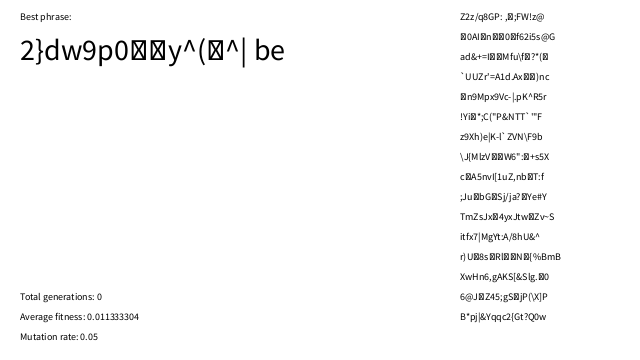
Frame 1 (no input)
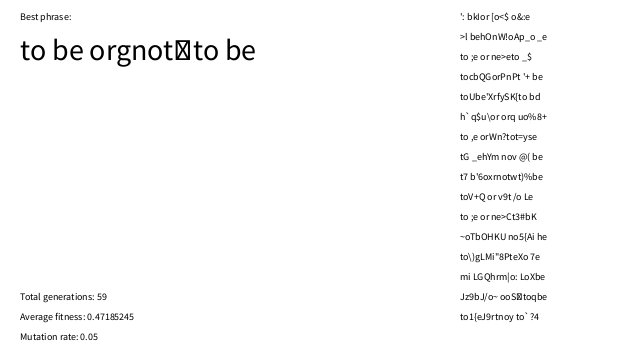
Frame 60 (the mouse pressed at the canvas centre just before this capture)
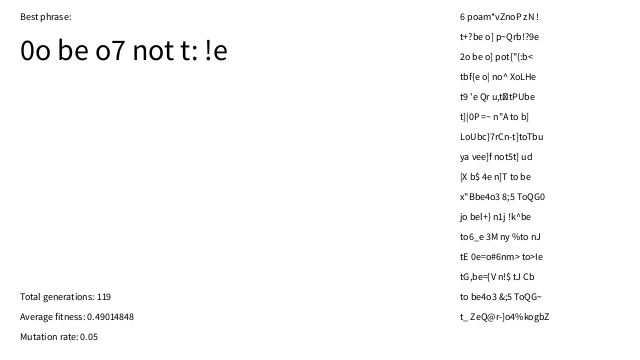
Frame 120 (the mouse held since frame 60 and released just before this capture)

The Processing sketch that drew these frames (run headless with seeded random() and noise(); from frame 60 on, the mouse is pressed at the canvas centre):

// Processing sketch: SimpleGeneticAlgorithm
// ── SimpleGeneticAlgorithm.pde
class DNA {
  float fitness;
  char[] genes;

  void fitness(String target) {
    int score = 0;
    for (int i = 0; i <genes.length; i++) {
      if (genes[i] == target.charAt(i))
        score++;
    }
    fitness = float(score)/target.length();
  }

  DNA(int length) {
    genes = new char[length];
    for (int i = 0; i <genes.length; i++ ) {
      genes[i] = (char)random(23, 128);
    }
  }

  DNA crossover(DNA partner) {
    DNA child = new DNA(genes.length);

    int midpoint = int(random(genes.length));
    for (int i =0; i<genes.length; i++) {
      if (i > midpoint) child.genes[i] = genes[i];
      else child.genes[i] = partner.genes[i];
    }

    return child;
  }

  void mutate(float mutationRate) {
    for (int i  =0; i <genes.length; i++) {
      if (random(1) < mutationRate) {
        genes[i] = (char) random(32, 128);
      }
    }
  }
}

class Population {
  DNA[] population;
  int generation_count = 0;
  float mutation_rate;
  String target;

  DNA best;
  float average_fitness;

  Population(int population_size, float mutation_rate, String target) {
    population = new DNA[population_size];
    this.mutation_rate = mutation_rate;
    this.target = target;

    float fitness = 0;
    float best_seen = 0;
    for (int i = 0; i <population.length; i++) {
      population[i] = new DNA(target.length()); 
      population[i].fitness(target);
      fitness += population[i].fitness;
      if (population[i].fitness > best_seen) {
        best_seen = population[i].fitness;
        best = population[i];
      }
    }
    average_fitness = fitness / population_size;
  }


  void generate() {
    if((new String(best.genes)).equals(target)) return;
    generation_count++;
    float fitness = 0;
    float best_seen = 0;
    for (int i = 0; i <population.length; i++) {
      population[i].fitness(target);
      fitness += population[i].fitness;
      if (population[i].fitness > best_seen) {
        best_seen = population[i].fitness;
        best = population[i];
      }
    }
    average_fitness = fitness / population.length;
    
   ArrayList<DNA> mating_pool = new ArrayList<DNA>();
   
   for(int i = 0; i <population.length; i++) {
     float n = population[i].fitness * 100;
     
     for(int j = 0; j < n; j++) {
       mating_pool.add(population[i]);
     }
   }
   
   for(int i = 0; i <population.length; i++) {
    int a = int(random(mating_pool.size())); 
     int b = int(random(mating_pool.size()));
     
     DNA parentA = mating_pool.get(a);
     DNA parentB = mating_pool.get(b);
     DNA child = parentA.crossover(parentB);
     child.mutate(mutation_rate);
     population[i] = child;
   }
  }
}

Population population;

void setup() {
  size(640, 360);
  population = new Population(1500, 0.05, "to be or not to be");
}

void draw() {
  background(255);

  fill(0);
  textSize(10);

  text("Best phrase:",20,20);
  
  textSize(30);
  
  text(new String(population.best.genes), 20, 60);
  
  textSize(10);

  for(int i = 0; i < (height - 40)/20; i++) {
   text(new String(population.population[i].genes), width-180, 20 + i * 20);
  }

  text("Total generations: " + population.generation_count, 20, height-60);
  text("Average fitness: " + population.average_fitness, 20, height-40);
  text("Mutation rate: " + population.mutation_rate, 20, height-20);
  
  population.generate();
}
